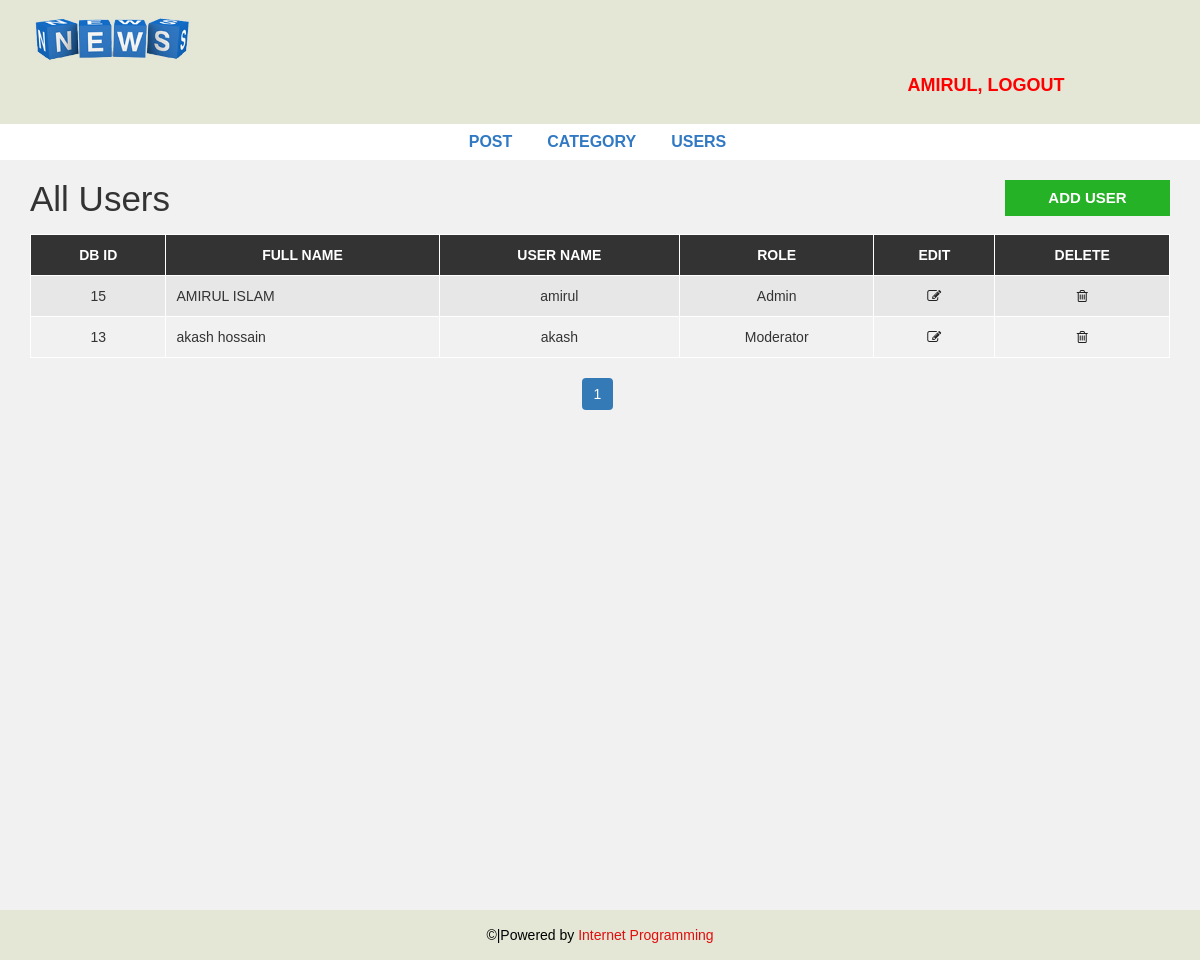
The page /admin/users.php (signed in) on the database its author committed.
### tables this page shows
CREATE TABLE `user` (
  `user_id` int(11) NOT NULL,
  `first_name` varchar(30) NOT NULL,
  `last_name` varchar(30) NOT NULL,
  `username` varchar(30) NOT NULL,
  `password` varchar(40) NOT NULL,
  `role` int(11) NOT NULL
);

### admin/users.php (the view, shortened to what this page needs)
<?php include "header.php";
?>
  <div id="admin-content">
      <div class="container">
          <div class="row">
              <div class="col-md-10">
                  <h1 class="admin-heading">All Users</h1>
              </div>
              <div class="col-md-2">
                  <a class="add-new" href="add-user.php">add user</a>
              </div>
              <div class="col-md-12">
<?php
  include "config.php";
  $limit = 3;
if(isset($_GET['page'])){
  $page_number = $_GET['page'];
}else{
  $page_number = 1;
}
  $offset = ($page_number - 1) * $limit;
  $query = "SELECT * FROM user ORDER BY user_id DESC LIMIT {$offset}, {$limit}";
  $result = mysqli_query($connection,$query) or die("Failed");
  $count = mysqli_num_rows($result);
  if($count > 0){
?>
                  <table class="content-table">
                      <thead>
                          <th>DB ID</th>
                          <th>Full Name</th>
                          <th>User Name</th>
                          <th>Role</th>
                          <th>Edit</th>
                          <th>Delete</th>
                      </thead>
                      <tbody>
<?php
    while($row = mysqli_fetch_assoc($result)){
?>
              <tr>
                  <td class='id'><?php echo $row['user_id'] ?></td>
                  <td><?php echo $row['first_name']." ".$row['last_name'] ?></td>
                  <td><?php echo $row['username'] ?></td>
                  <td>
               <?php
                  if($row['role'] == 1){
                      echo "Admin";
                  }else{
                    echo "Moderator";
                  }
               ?>
                  </td>
                  <td class='edit'><a href='update-user.php?id=<?php echo $row['user_id'] ?>'><i class='fa fa-edit'></i></a></td>
                  <td class='delete'><a onclick="return confirm('Are You Sure?')" href='delete-user.php?id=<?php echo $row['user_id'] ?>'><i class='fa fa-trash-o'></i></a></td>
              </tr>
<?php } ?>
                      </tbody>
        <?php } ?>
                  </table>
<?php
      include "config.php";
      $query2 = "SELECT * FROM user";
      $result2 = mysqli_query($connection,$query2) or dir("Failed.");
      if(mysqli_num_rows($result2)){
        $total_records = mysqli_num_rows($result2);
        $total_page = ceil($total_records/$limit);
        echo "<ul class='pagination admin-pagination'>";
        for($i = 1; $i <= $total_page; $i++){
          if($i == $page_number){
            $active = "active";
          }else{
            $active = "";
          }
          echo '<li class='.$active.'><a href="users.php?page='.$i.'">'.$i.'</a></li>';
        }
        echo "</ul>";
      }
?>
              </div>
          </div>
      </div>
  </div>
<?php include "footer.php"; ?>

### css/style.css (style rules this page uses)
body { background: #f1f1f1; font-family: sans-serif,arial,Helvetica; }
a, a:hover, a:focus { text-decoration: none; outline: none; }
ul { margin:0; padding:0; list-style:none; }
#admin-content { padding: 20px 0; min-height: 750px; }
#admin-content .admin-heading { font-size: 35px; margin: 0 0 15px; }
#admin-content .add-new { color: #fff; background-color: #26b226; font-size: 15px; font-weight: 600; text-align: center; text-transform: uppercase; padding: 7px 10px; display: block; transition: all 0.3s; }
#admin-content .content-table { border: 1px solid #000; width: 100%; margin: 0 0 20px; }
#admin-content .content-table thead { color: #fff; background-color: #333; }
#admin-content .content-table th { padding: 10px; border: 1px solid #fff; font-weight: 600; text-align: center; text-transform: uppercase; }
#admin-content .content-table tbody { color: #333; }
#admin-content .content-table tbody tr { background-color: #e7e7e7; }
#admin-content .content-table tbody tr:nth-child(even) { background-color: transparent; }
#admin-content .content-table tbody td { padding: 10px; border: 1px solid #fff; text-align: center; }
#admin-content .content-table tbody td:nth-child(2) { text-align: left; }
#admin-content .admin-pagination { margin: 0; }
#admin-content .admin-pagination li a { display: block; }
.id, .edit, .delete { text-align:center; }
.pagination { display: block; text-align: center; margin: 0; }
.pagination li { display:inline-block; margin: 0 5px 0 0; }
.pagination li a { border: none; background: #1e90ff; color: #fff; }
i.fa { color:#222; }

### rows shown on the page
user: user_id "15", first_name "AMIRUL", last_name "ISLAM", username "amirul", role "Admin"
user: user_id "13", first_name "akash", last_name "hossain", username "akash", role "Moderator"

### other values the page prints
$_SESSION['username'] "AMIRUL"
